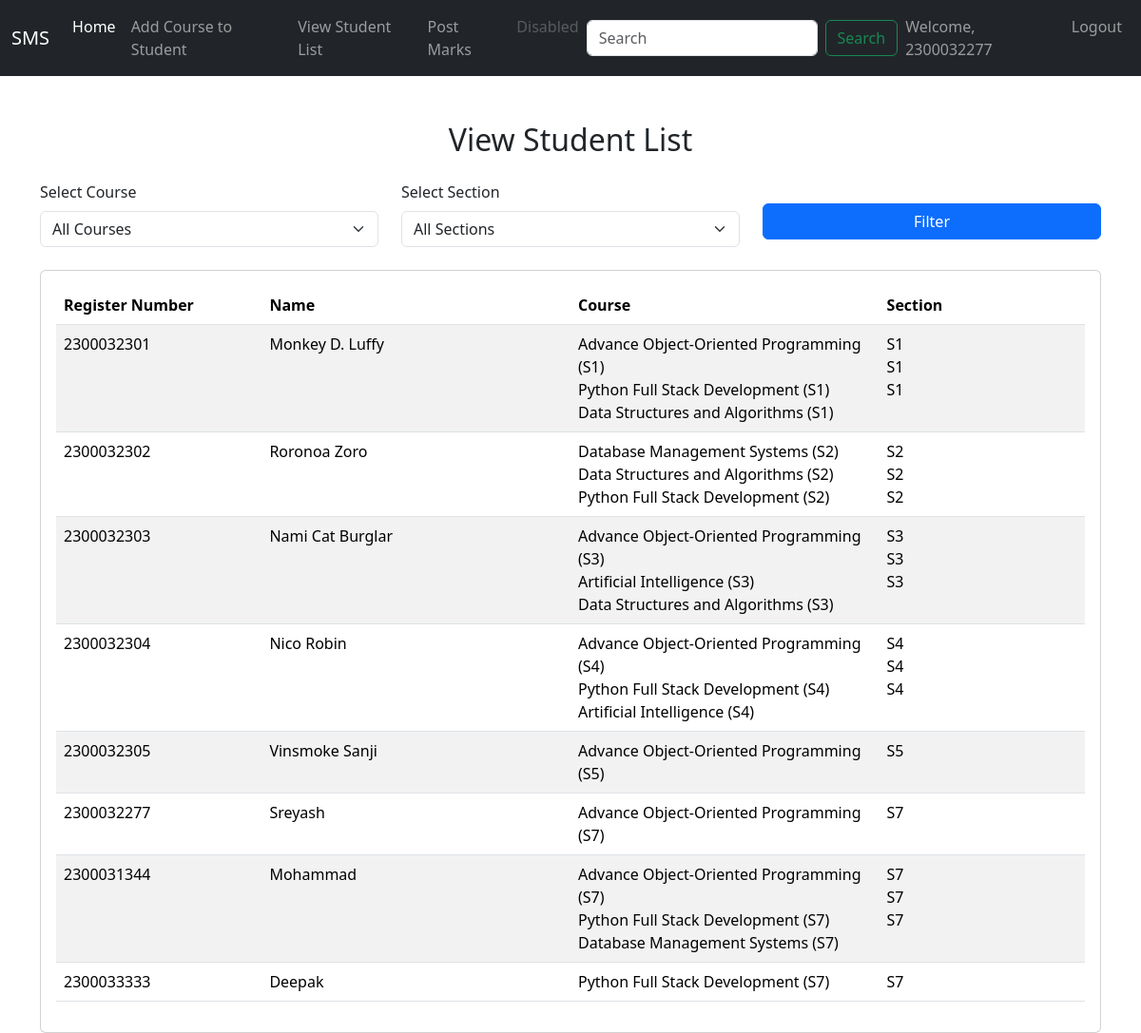
/facultyapp/view_student_list/ (signed in), run on the app's committed database.
### adminapp/models.py (models this page shows, shortened)
class StudentList(models.Model):
    Register_Number = models.CharField(max_length=15, unique=True)
    Name = models.CharField(max_length=50)
    user = models.OneToOneField(User, on_delete=models.CASCADE, null=True)

### facultyapp/models.py (models this page shows, shortened)
class AddCourse(models.Model):
    COURSE_CHOICES = [
        ('AOOP', 'Advance Object-Oriented Programming'),
        ('PFSD', 'Python Full Stack Development'),
        ('DBMS', 'Database Management Systems'),
        ('DSA', 'Data Structures and Algorithms'),
        ('AI', 'Artificial Intelligence'),
    ]
    SECTION_CHOICES = [
        ('S1', 'Section S1'),
        ('S2', 'Section S2'),
        ('S3', 'Section S3'),
        ('S4', 'Section S4'),
        ('S5', 'Section S5'),
        ('S6', 'Section S6'),
        ('S7', 'Section S7'),
        ('S8', 'Section S8'),
        ('S9', 'Section S9'),
    ]
    student = models.ForeignKey(StudentList, on_delete=models.CASCADE)
    course = models.CharField(max_length=50, choices=COURSE_CHOICES)
    section = models.CharField(max_length=5, choices=SECTION_CHOICES)

### facultyapp/views.py (the view)
# urls.py: path('view_student_list/',views.view_student_list, name='view_student_list'),
def view_student_list(request):
    course = request.GET.get('course')
    section = request.GET.get('section')
    student_courses = AddCourse.objects.all()
    if course:
        student_courses = student_courses.filter(course=course)
    if section:
        student_courses = student_courses.filter(section=section)
    students = StudentList.objects.filter(id__in=student_courses.values('student_id'))
    course_choices = AddCourse.COURSE_CHOICES
    section_choices = AddCourse.SECTION_CHOICES
    context = {
        'students': students,
        'course_choices': course_choices,
        'section_choices': section_choices,
        'selected_course': course,
        'selected_section': section,
    }
    return render(request, 'facultyapp/view_student_list.html', context)

### templates/facultyapp/view_student_list.html (shortened to what this page needs)
{% extends 'Navbar/FacultyNavbar.html' %}
{% load static %}
{% block body %}
    <div class="container mt-5">
        <h2 class="text-center mb-4">View Student List</h2>
        <form method="get" class="mb-4">
            <div class="row">
                <div class="col-md-4">
                    <label for="course" class="form-label">Select Course</label>
                    <select name="course" id="course" class="form-select">
                        <option value="">All Courses</option>
                    </select>
                </div>
                <div class="col-md-4">
                    <label for="section" class="form-label">Select Section</label>
                    <select name="section" id="section" class="form-select">
                        <option value="">All Sections</option>
                    </select>
                </div>
                <div class="col-md-4 mt-4">
                    <button type="submit" class="btn btn-primary w-100">Filter</button>
                </div>
            </div>
        </form>
        <div class="card">
            <div class="card-body">
                <table class="table table-striped">
                    <thead>
                        <tr>
                            <th style="width: 20%;">Register Number</th>
                            <th style="width: 30%;">Name</th>
                            <th style="width: 30%;">Course</th>
                            <th style="width: 20%;">Section</th>
                        </tr>
                    </thead>
                    <tbody>
                        {% if students %}
                            {% for student in students %}
                                <tr>
                                    <td>{{ student.Register_Number }}</td>
                                    <td>{{ student.Name }}</td>
                                    <td>
                                        {% for addcourse in student.addcourse_set.all %}
                                            {% with course_code=addcourse.course %}
                                                {% for value, label in course_choices %}
                                                    {% if value == course_code %}
                                                        {{ label }} ({{ addcourse.section }})<br>
                                                    {% endif %}
                                                {% endfor %}
                                            {% endwith %}
                                        {% endfor %}
                                    </td>
                                    <td>
                                        {% if student.addcourse_set.all %}
                                            {% for addcourse in student.addcourse_set.all %}
                                                {{ addcourse.section }}<br>
                                            {% endfor %}
                                        {% else %}
                                            No section available
                                        {% endif %}
                                    </td>
                                </tr>
                            {% endfor %}
                        {% else %}
                            <tr>
                                <td colspan="4" class="text-center">No students found.</td>
                            </tr>
                        {% endif %}
                    </tbody>
                </table>
            </div>
        </div>
    </div>
{% endblock %}

### templates/Navbar/FacultyNavbar.html (shortened to what this page needs)
<!DOCTYPE html>
<html lang="en">
<head>
    <link href="https://cdn.jsdelivr.net/npm/bootstrap@5.3.3/dist/css/bootstrap.min.css" rel="stylesheet">
</head>
<body>
<nav class="navbar navbar-expand-lg navbar-dark bg-dark">
  <div class="container-fluid">
    <a class="navbar-brand" href="{% url 'projecthomepage' %}">SMS</a>
    <div class="collapse navbar-collapse" id="navbarSupportedContent">
      <ul class="navbar-nav me-auto mb-2 mb-lg-0">
        <li class="nav-item">
          <a class="nav-link active" aria-current="page" href="{% url 'facultyapp:FacultyHomePage' %}">Home</a>
        </li>
        <li class="nav-item">
          <a class="nav-link" href="{% url 'facultyapp:add_course' %}">Add Course to Student</a>
        </li>
        <li class="nav-item">
          <a class="nav-link" href="{% url 'facultyapp:view_student_list' %}">View Student List</a>
        </li>
        <li class="nav-item">
          <a class="nav-link" href="{% url 'facultyapp:post_marks' %}">Post Marks</a>
        </li>
        <li class="nav-item">
          <a class="nav-link disabled" aria-disabled="true">Disabled</a>
        </li>
      </ul>
      <form class="d-flex" role="search">
        <input class="form-control me-2" type="search" placeholder="Search" aria-label="Search">
        <button class="btn btn-outline-success" type="submit">Search</button>
      </form>
    </div>
    <ul class="navbar-nav ms-auto">
      <li>
        {% if user.is_authenticated %}
          <li class="nav-item">
            <span class="nav-link">Welcome, {{ user.username }}</span>
          </li>
          <li class="nav-item">
            <a class="nav-link" href="{% url 'logout' %}">Logout</a>
          </li>
        {% endif %}
      </li>
    </ul>
  </div>
</nav>
{% block body %}
{% endblock %}
</body>
</html>

### data on the page
StudentList: Register_Number "2300032301", Name "Monkey D. Luffy"
AddCourse: course_choices "Advance Object-Oriented Programming", section "S1", section "S1"
AddCourse: course_choices "Python Full Stack Development", section "S1", section "S1"
AddCourse: course_choices "Data Structures and Algorithms", section "S1", section "S1"
StudentList: Register_Number "2300032302", Name "Roronoa Zoro"
AddCourse: course_choices "Database Management Systems", section "S2", section "S2"
AddCourse: course_choices "Data Structures and Algorithms", section "S2", section "S2"
AddCourse: course_choices "Python Full Stack Development", section "S2", section "S2"
StudentList: Register_Number "2300032303", Name "Nami Cat Burglar"
AddCourse: course_choices "Advance Object-Oriented Programming", section "S3", section "S3"
AddCourse: course_choices "Artificial Intelligence", section "S3", section "S3"
AddCourse: course_choices "Data Structures and Algorithms", section "S3", section "S3"
StudentList: Register_Number "2300032304", Name "Nico Robin"
AddCourse: course_choices "Advance Object-Oriented Programming", section "S4", section "S4"
AddCourse: course_choices "Python Full Stack Development", section "S4", section "S4"
AddCourse: course_choices "Artificial Intelligence", section "S4", section "S4"
StudentList: Register_Number "2300032305", Name "Vinsmoke Sanji"
AddCourse: course_choices "Advance Object-Oriented Programming", section "S5", section "S5"
StudentList: Register_Number "2300032277", Name "Sreyash"
AddCourse: course_choices "Advance Object-Oriented Programming", section "S7", section "S7"
StudentList: Register_Number "2300031344", Name "Mohammad"
AddCourse: course_choices "Advance Object-Oriented Programming", section "S7", section "S7"
AddCourse: course_choices "Python Full Stack Development", section "S7", section "S7"
AddCourse: course_choices "Database Management Systems", section "S7", section "S7"
StudentList: Register_Number "2300033333", Name "Deepak"
AddCourse: course_choices "Python Full Stack Development", section "S7", section "S7"

### other printed values
{{ user.username }} "2300032277"
